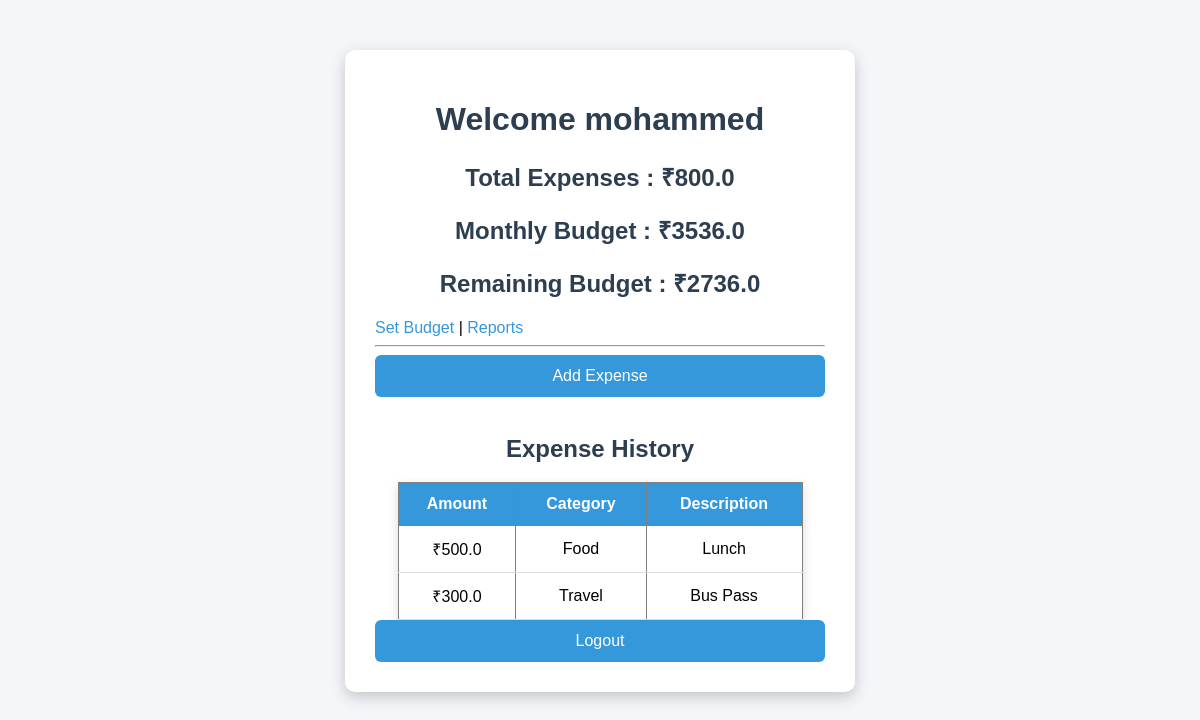
The app's page /dashboard (signed in) with its own data.
### tables this page shows
CREATE TABLE budget(
    id INTEGER PRIMARY KEY AUTOINCREMENT,
    user_id INTEGER,
    amount REAL
);

CREATE TABLE expenses(
    id INTEGER PRIMARY KEY AUTOINCREMENT,
    user_id INTEGER,
    amount REAL,
    category TEXT,
    description TEXT
);

### app.py (the view)
@app.route("/dashboard")
def dashboard():
    if "user_id" not in session:
        return redirect("/login")
    conn = get_db()
    expenses = conn.execute(
        "SELECT * FROM expenses WHERE user_id=?",
        (session["user_id"],)
    ).fetchall()
    total = conn.execute(
        "SELECT SUM(amount) FROM expenses WHERE user_id=?",
        (session["user_id"],)
    ).fetchone()[0]
    budget = conn.execute(
        "SELECT amount FROM budget WHERE user_id=?",
        (session["user_id"],)
    ).fetchone()
    conn.close()
    if total is None:
        total = 0
    budget_amount = budget["amount"] if budget else 0
    remaining = budget_amount - total
    return render_template(
        "dashboard.html",
        expenses=expenses,
        total=total,
        budget=budget_amount,
        remaining=remaining,
        name=session["name"]
    )

### app.py (called while the page is built)
def get_db():
    conn = sqlite3.connect("database.db")
    conn.row_factory = sqlite3.Row
    return conn

### templates/dashboard.html (shortened to what this page needs)
<!DOCTYPE html>
<html>
<head>
    <link rel="stylesheet" href="{{ url_for('static', filename='style.css') }}">
</head>
<body>
     <div class="container">
<h1>Welcome {{ session['name'] }}</h1>
<h2>Total Expenses : ₹{{ total }}</h2>
<h2>Monthly Budget : ₹{{ budget }}</h2>
<h2>Remaining Budget : ₹{{ remaining }}</h2>
<a href="/budget">Set Budget</a> |
<a href="/reports">Reports</a>
<hr>
    <a href="/add-expense">
    <button>Add Expense</button>
</a>
<br><br>
<h2>Expense History</h2>
<table border="1" cellpadding="10">
    <tr>
        <th>Amount</th>
        <th>Category</th>
        <th>Description</th>
    </tr>
    {% if expenses %}
        {% for e in expenses %}
        <tr>
            <td>₹{{ e.amount }}</td>
            <td>{{ e.category }}</td>
            <td>{{ e.description }}</td>
        </tr>
        {% endfor %}
    {% else %}
        <tr>
            <td colspan="3" align="center">
                No expenses added yet.
            </td>
        </tr>
    {% endif %}
</table>
<a href="/logout">
    <button>Logout</button>
</a>
     </div>
</body>
</html>

### static/style.css (style rules this page uses)
body { margin:0; padding:0; font-family:Arial, Helvetica, sans-serif; background:#f4f6f9; }
.container { width:450px; margin:50px auto; background:#fff; padding:30px; border-radius:10px; box-shadow:0 5px 15px rgba(0,0,0,0.2); }
h1,h2 { text-align:center; color:#2c3e50; }
button { width:100%; padding:12px; background:#3498db; color:white; border:none; border-radius:6px; font-size:16px; cursor:pointer; transition:0.3s; }
a { text-decoration:none; color:#3498db; }
table { width:90%; margin:auto; border-collapse:collapse; background:white; box-shadow:0 4px 10px rgba(0,0,0,.15); }
table th { background:#3498db; color:white; padding:12px; }
table td { padding:12px; text-align:center; border-bottom:1px solid #ddd; }

### records on screen
budget: amount "3536.0"
expenses: amount "500.0", category "Food", description "Lunch"
expenses: amount "300.0", category "Travel", description "Bus Pass"

### other values on screen
{{ session['name'] }} "mohammed"
{{ total }} "800.0"
{{ remaining }} "2736.0"
